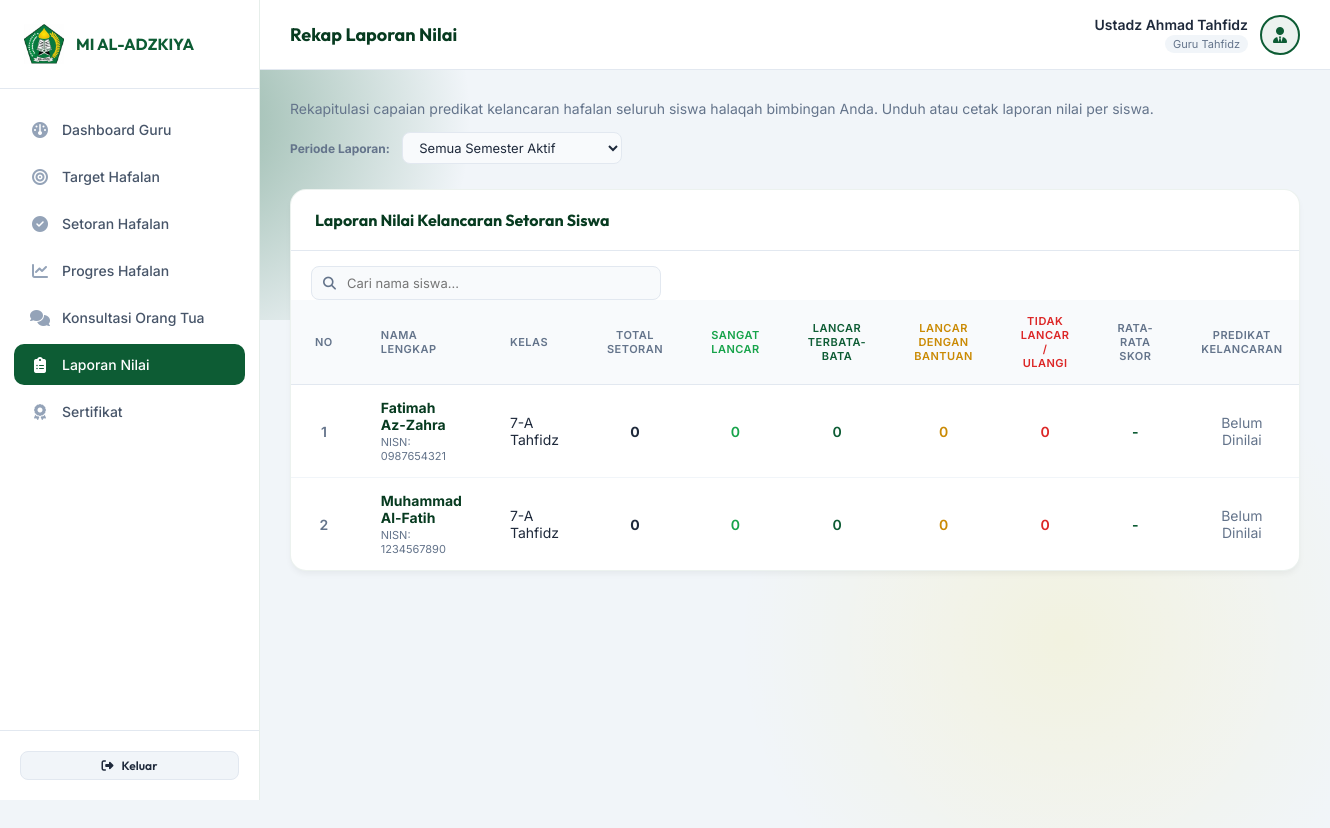
Page /guru/nilai.php (signed in) on the committed database.
### tables this page shows
CREATE TABLE siswa (
    id INT AUTO_INCREMENT PRIMARY KEY,
    nisn VARCHAR(20) NOT NULL UNIQUE,
    nama_lengkap VARCHAR(100) NOT NULL,
    ttl VARCHAR(100) NULL,
    jenis_kelamin ENUM('L','P') NULL,
    kelas_id INT,
    orang_tua_id INT,
    status_aktif ENUM('aktif','alumni','keluar') DEFAULT 'aktif',
    foto_profil VARCHAR(255) NULL,
    FOREIGN KEY (kelas_id) REFERENCES kelas(id) ON DELETE SET NULL,
    FOREIGN KEY (orang_tua_id) REFERENCES orang_tua(id) ON DELETE SET NULL
);

CREATE TABLE kelas (
    id INT AUTO_INCREMENT PRIMARY KEY,
    nama_kelas VARCHAR(30) NOT NULL UNIQUE,
    wali_kelas_id INT,
    FOREIGN KEY (wali_kelas_id) REFERENCES guru_tahfidz(id) ON DELETE SET NULL
);

### guru/nilai.php (the view, shortened to what this page needs)
<?php
require_once '../config/database.php';
$ta_aktif = $pdo->query("SELECT * FROM tahun_ajaran WHERE status = 'aktif' LIMIT 1")->fetch();
$periode_filter = $_GET['periode_filter'] ?? 'semua';
$filter_sql = "";
if ($periode_filter === 'semua') {
    if ($ta_aktif) {
        $years = explode('/', $ta_aktif['tahun']);
        if (count($years) === 2) {
            if ($ta_aktif['semester'] === 'Ganjil') {
                $start_date = trim($years[0]) . "-07-01";
                $end_date = trim($years[0]) . "-12-31";
            } else {
                $start_date = trim($years[1]) . "-01-01";
                $end_date = trim($years[1]) . "-06-30";
            }
            $filter_sql = " AND tanggal BETWEEN '$start_date' AND '$end_date'";
        }
    }
} elseif ($periode_filter === 'minggu') {
    $filter_sql = " AND YEARWEEK(tanggal, 1) = YEARWEEK(CURRENT_DATE(), 1)";
} elseif ($periode_filter === 'bulan') {
    $filter_sql = " AND YEAR(tanggal) = YEAR(CURRENT_DATE()) AND MONTH(tanggal) = MONTH(CURRENT_DATE())";
} elseif ($periode_filter === 'tengah_semester') {
    $filter_sql = " AND tanggal >= DATE_SUB(CURRENT_DATE(), INTERVAL 90 DAY)";
} elseif ($periode_filter === 'tiga_semester') {
    $filter_sql = " AND tanggal >= DATE_SUB(CURRENT_DATE(), INTERVAL 540 DAY)";
}
    ?>
    <?php
require_once 'header.php';
$siswa_grades = [];
try {
    $stmt_kelas = $pdo->prepare("SELECT id FROM kelas WHERE wali_kelas_id = :guru_id");
    $stmt_kelas->execute(['guru_id' => $guru_id]);
    $kelas_ids = array_column($stmt_kelas->fetchAll(), 'id');
    if (!empty($kelas_ids)) {
        $in_clause = implode(',', array_fill(0, count($kelas_ids), '?'));
        $stmt_siswa = $pdo->prepare("
            SELECT s.id, s.nisn, s.nama_lengkap, k.nama_kelas
            FROM siswa s
            JOIN kelas k ON s.kelas_id = k.id
            WHERE s.kelas_id IN ($in_clause) AND s.status_aktif = 'aktif'
            ORDER BY s.nama_lengkap ASC
        ");
        $stmt_siswa->execute($kelas_ids);
        $siswa_list = $stmt_siswa->fetchAll();
        foreach ($siswa_list as $siswa) {
            $query_setoran = "SELECT nilai, nilai_angka FROM setoran_tahfidz WHERE siswa_id = :siswa_id" . $filter_sql;
            $stmt_setoran = $pdo->prepare($query_setoran);
            $stmt_setoran->execute(['siswa_id' => $siswa['id']]);
            $setoran = $stmt_setoran->fetchAll();
            $total_setoran = count($setoran);
            $total_score = 0;
            $score_count = 0;
            $predikat = 'Belum Dinilai';
            $grade_counts = [
                'Sangat Lancar' => 0,
                'Lancar Terbata-Bata' => 0,
                'Lancar dengan Bantuan' => 0,
                'Tidak Lancar / Ulangi' => 0
            ];
            $avg_score = $score_count > 0 ? ($total_score / $score_count) : 0;
            $siswa_grades[] = [
                'id' => $siswa['id'],
                'nisn' => $siswa['nisn'],
                'nama_lengkap' => $siswa['nama_lengkap'],
                'kelas' => $siswa['nama_kelas'],
                'total_setoran' => $total_setoran,
                'avg_score' => $avg_score,
                'predikat' => $predikat,
                'breakdown' => $grade_counts
            ];
        }
    }
} catch (\PDOException $e) {
    $error = 'Gagal menghitung rekapitulasi nilai: ' . $e->getMessage();
}
?>
<div style="margin-bottom: 25px; display: flex; justify-content: space-between; align-items: center; flex-wrap: wrap; gap: 15px;">
    <p style="font-size: 14px; color: var(--text-muted); margin: 0;">
        Rekapitulasi capaian predikat kelancaran hafalan seluruh siswa halaqah bimbingan Anda. Unduh atau cetak laporan nilai per siswa.
    </p>
    <div>
        <label style="font-size: 12px; font-weight: bold; color: var(--text-muted); margin-right: 8px;">Periode Laporan:</label>
        <select onchange="location.href='nilai.php?periode_filter=' + this.value" class="form-control" style="width: 220px; display: inline-block; font-size: 13px; padding: 6px 12px; border-radius: 8px; border: 1.5px solid #e2e8f0; height: auto;">
            <option value="semua" <?php echo ($periode_filter === 'semua') ? 'selected' : ''; ?>>Semua Semester Aktif</option>
        </select>
    </div>
</div>
<div class="admin-card-table">
    <div class="admin-card-header">
        <h2>Laporan Nilai Kelancaran Setoran Siswa</h2>
    </div>
    <div style="padding: 15px 20px 0 20px;">
        <div style="position: relative; max-width: 350px;">
            <i class="fa-solid fa-magnifying-glass" style="position: absolute; left: 12px; top: 50%; transform: translateY(-50%); color: var(--text-muted); font-size: 13px;"></i>
            <input type="text" id="search_nilai_input" onkeyup="filterNilaiTable()" placeholder="Cari nama siswa..." class="form-control" style="font-size: 13px; padding: 8px 12px 8px 35px; border-radius: 8px; border: 1.5px solid #e2e8f0; width: 100%;">
        </div>
    </div>
    <div class="table-responsive">
        <?php if (empty($siswa_grades)): ?>
            <div style="padding: 40px; text-align: center; color: var(--text-muted);">
                Belum ada data siswa bimbingan atau data setoran untuk dinilai.
            </div>
        <?php else: ?>
            <table class="table-admin">
                <thead>
                    <tr>
                        <th style="width: 50px; text-align: center;">No</th>
                        <th>Nama Lengkap</th>
                        <th>Kelas</th>
                        <th style="text-align: center;">Total Setoran</th>
                        <th style="text-align: center; color: #16a34a;">Sangat Lancar</th>
                        <th style="text-align: center; color: #0d5c34;">Lancar Terbata-Bata</th>
                        <th style="text-align: center; color: #ca8a04;">Lancar dengan Bantuan</th>
                        <th style="text-align: center; color: #dc2626;">Tidak Lancar / Ulangi</th>
                        <th style="text-align: center;">Rata-rata Skor</th>
                        <th style="text-align: center;">Predikat Kelancaran</th>
                    </tr>
                </thead>
                <tbody>
                    <?php
                    $no = 1;
                    foreach ($siswa_grades as $row):
                        $pred_style = '';
                        if (strpos($row['predikat'], 'Sangat Lancar') !== false) {
                            $pred_style = 'color: #16a34a; font-weight: 700;';
                        } elseif (strpos($row['predikat'], 'Lancar Terbata-Bata') !== false) {
                            $pred_style = 'color: #0d5c34; font-weight: 700;';
                        } elseif (strpos($row['predikat'], 'Lancar dengan Bantuan') !== false) {
                            $pred_style = 'color: #ca8a04; font-weight: 700;';
                        } elseif (strpos($row['predikat'], 'Tidak Lancar / Ulangi') !== false) {
                            $pred_style = 'color: #dc2626; font-weight: 700;';
                        } else {
                            $pred_style = 'color: var(--text-muted);';
                        }
                    ?>
                        <tr>
                            <td style="text-align: center; font-weight: 600; color: var(--text-muted);"><?php echo $no++; ?></td>
                            <td>
                                <strong style="color: var(--primary-dark);"><?php echo htmlspecialchars($row['nama_lengkap']); ?></strong>
                                <div style="font-size: 11px; color: var(--text-muted); margin-top: 2px;">NISN: <?php echo htmlspecialchars($row['nisn']); ?></div>
                            </td>
                            <td><?php echo htmlspecialchars($row['kelas']); ?></td>
                            <td style="text-align: center; font-weight: bold;"><?php echo $row['total_setoran']; ?></td>
                            <td style="text-align: center; color: #16a34a; font-weight: 600;"><?php echo $row['breakdown']['Sangat Lancar']; ?></td>
                            <td style="text-align: center; color: #0d5c34; font-weight: 600;"><?php echo $row['breakdown']['Lancar Terbata-Bata']; ?></td>
                            <td style="text-align: center; color: #ca8a04; font-weight: 600;"><?php echo $row['breakdown']['Lancar dengan Bantuan']; ?></td>
                            <td style="text-align: center; color: #dc2626; font-weight: 600;"><?php echo $row['breakdown']['Tidak Lancar / Ulangi']; ?></td>
                            <td style="text-align: center; font-weight: bold; color: var(--primary-color);">
                                <?php echo $row['total_setoran'] > 0 ? number_format($row['avg_score'], 1) : '-'; ?>
                            </td>
                            <td style="text-align: center; <?php echo $pred_style; ?>">
                                <?php echo htmlspecialchars($row['predikat'] !== 'Belum Dinilai' ? formatGrade($row['predikat'], $row['avg_score']) : $row['predikat']); ?>
                            </td>
                        </tr>
                    <?php endforeach; ?>
                </tbody>
            </table>
        <?php endif; ?>
    </div>
</div>
</main>
</div>
</div>
</body>
</html>

### assets/css/style.css (style rules this page uses)
:root { --primary-color: #0d5c34; --primary-light: #15804c; --primary-dark: #073b20; --accent-color: #ffd700; --accent-dark: #ccab00; --accent-glow: rgba(255, 215, 0, 0.35); --bg-dark: #0a140f; --text-main: #1e293b; --text-muted: #64748b; --text-light: #f8fafc; --card-bg: #ffffff; --card-border: rgba(13, 92, 52, 0.15); --error-color: #ef4444; --success-color: #10b981; --transition-speed: 0.3s; --font-heading: 'Outfit', sans-serif; --font-body: 'Inter', sans-serif; }
* { margin: 0; padding: 0; box-sizing: border-box; }
body { font-family: var(--font-body); background-color: var(--bg-dark); color: var(--text-main); min-height: 100vh; display: flex; justify-content: center; align-items: center; overflow-x: hidden; position: relative; }
body::before { content: ''; position: absolute; top: -10%; left: -10%; width: 50%; height: 50%; background: radial-gradient(circle, rgba(13, 92, 52, 0.4) 0%, transparent 70%); z-index: -1; pointer-events: none; }
body::after { content: ''; position: absolute; bottom: -10%; right: -10%; width: 60%; height: 60%; background: radial-gradient(circle, rgba(255, 215, 0, 0.1) 0%, transparent 70%); z-index: -1; pointer-events: none; }
.form-control { width: 100%; padding: 14px 16px 14px 44px; font-family: var(--font-body); font-size: 14px; border: 1.5px solid #e2e8f0; border-radius: 12px; background-color: #f8fafc; color: var(--text-main); outline: none; transition: all var(--transition-speed); }
.admin-body { background-color: #f1f5f9; color: var(--text-main); display: block; min-height: 100vh; overflow-x: hidden; }
.admin-card-table { background-color: #ffffff; border: 1px solid rgba(13, 92, 52, 0.08); border-radius: 16px; box-shadow: 0 4px 6px -1px rgba(0, 0, 0, 0.05); margin-bottom: 30px; overflow: hidden; }
.admin-card-header { padding: 20px 24px; border-bottom: 1px solid #e2e8f0; display: flex; justify-content: space-between; align-items: center; flex-wrap: wrap; gap: 15px; }
.admin-card-header h2 { font-family: var(--font-heading); font-size: 16px; font-weight: 700; color: var(--primary-dark); }
.table-responsive { width: 100%; overflow-x: auto; }
.table-admin { width: 100%; border-collapse: collapse; text-align: left; font-size: 14px; }
.table-admin th { background-color: #f8fafc; color: var(--text-muted); font-weight: 600; padding: 14px 24px; border-bottom: 1px solid #e2e8f0; text-transform: uppercase; font-size: 11px; letter-spacing: 0.5px; }
.table-admin td { padding: 14px 24px; border-bottom: 1px solid #f1f5f9; color: var(--text-main); }
.table-admin tr:last-child td { border-bottom: none; }

### rows in the picture
siswa: nama_lengkap "Fatimah Az-Zahra", nisn "0987654321", kelas.nama_kelas "7-A Tahfidz", total_setoran "0", Sangat "0", Lancar "0", Tidak "0", predikat "Belum Dinilai"
siswa: nama_lengkap "Muhammad Al-Fatih", nisn "1234567890", kelas.nama_kelas "7-A Tahfidz", total_setoran "0", Sangat "0", Lancar "0", Tidak "0", predikat "Belum Dinilai"

### other values in the picture
$nama_guru "Ustadz Ahmad Tahfidz"
